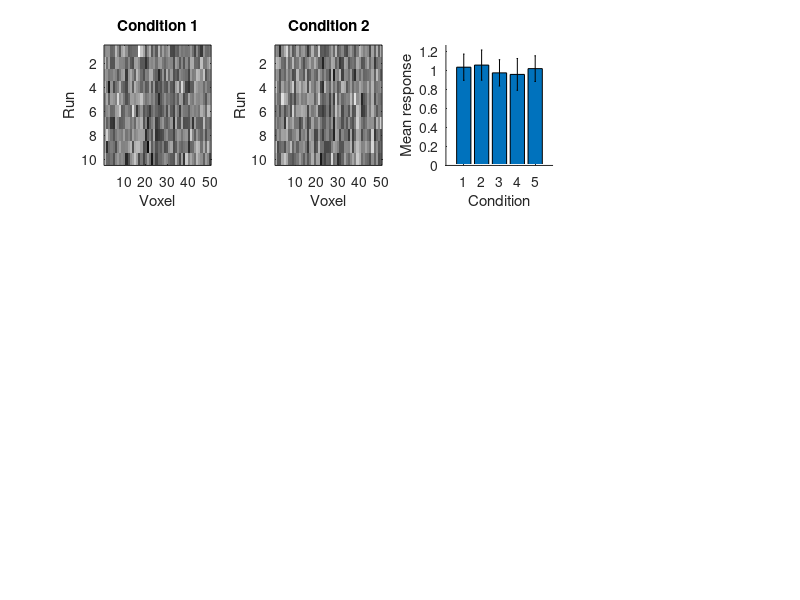

Source code (MATLAB): (Note: this script raises an error after producing the figure.)
%% MRI Classification Tutorial ------------
% 
% by j freeman for CSHL, 2012
%
addpath('dependencies_fMRI_Classification_Tutorial');
%%-----------------------------------------
%%
% fMRI data are inherently multivariate. We typically measure the BOLD
% response to several different conditions (e.g. orientations, objects) in
% a large number of voxels. We want to establish a statistical dependency
% between the conditions and the voxel responses. 
%
% Traditional analyses ("mass-univariate") separately estimate the response
% of each voxel to each condition using a general linear model (see
% ER_fMRI_Tutorial.m). fMRI responses are noisy, so the response of any
% individual voxel will rarely distinguish robustly between even a pair of
% conditions (let alone several conditions). One way to combat noise is to
% average the responses of many voxels together. If a large continugous
% group of voxels all differentially respond to one condition over another,
% their mean response may reliably differ between the two conditions. This
% is the basis for "ROI" analyses, as well as mass-univariate analyses that
% incoroproate spatial contiguity.
%
% But if the preferences are distributed, with each voxel showing a
% slightly different bias for one condition or another, we need statistical
% tests that pool all of these signals together to establish a dependency
% between the condition and the *pattern* of responses. This is the basis
% for "multivariate analyses".
%
% For the purposes of this tutorial, we'll assume that we have already
% obtained a response amplitude to each condition from each voxel by
% performing standard event-related analyses. And we'll additionally assume
% that for each voxel and condition, we've obtained responses across
% multiple independent runs. We'll generate fake data with this form, show
% why univariate anlayses are ineffecitve, and show how to run a simple
% classification analyses and do some statistics on the output. Note that
% all of the techniques described below could be applied nearly identically
% to populations of neural responses -- see Rust and DiCarlo, Neuron, 2012
% for a useful review.
%%
clear all
clf

% set some constants for the data:
V = 50; % number of voxels (default = 50)
R = 10; % number of runs (default = 10)
C = 5; % number of conditions (default = 5)
sigma = 0.5; % noise of fMRI response amplitude estimates (default = 0.5)

% set some parameters for the analysis
k = 10; % number of folds for cross-validation
nBoot = 10; % number of bootstraps (anything above 100 will be too slow!)
nPerm = 100; % number of permutations for randomization test

%%
% Each condition evokes the same mean response, with a fixed but
% essentially arbitrary pattern of responses across the voxels
mnVal = 1; % mean response
pattern_nc = rand(V,C)+(mnVal-0.5); % voxel patterns

% The responses in each run are given by the fixed voxel-by-condition
% pattern plus additive gaussian noise The complete data matrix is RxVxC --
% runs by voxels by conditions
data_rvc  = zeros(R,V,C);
for iR=1:R
    data_rvc(iR,:,:) = pattern_nc + randn(V,C)*sigma; % add noise
end

%%
% Look at the voxel-by-run patterns for the first two conditions. The
% responses on each run should look like a noisy version of the common
% pattern. Try turning the noise (sigma) down to see more clearly that the
% two patterns are distinct.
subplot(3,4,1);
imagesc(data_rvc(:,:,1),[min(data_rvc(:)) max(data_rvc(:))]);
xlabel('Voxel');
ylabel('Run');
title('Condition 1');
subplot(3,4,2);
imagesc(squeeze(data_rvc(:,:,2)),[min(data_rvc(:)) max(data_rvc(:))]);
xlabel('Voxel');
ylabel('Run');
title('Condition 2');
colormap(gray);

% The mean response (across voxels and runs) does not distinguish well
% between the different conditions.
subplot(3,4,3);
mn = [squeeze(mean(mean(data_rvc,1),2))]; % mean response to each condition
err = [squeeze(std(mean(data_rvc,2)))]; % standard deviation across runs
bar(mn); hold on;
h = errorbar([1:C],mn,2*err,2*err,'k'); hold off;
set(h,'LineStyle','none');
ylim([0 max(mn)*1.2]);
xlabel('Condition');
ylabel('Mean response');
box off;
xlim([0 C+1]);

%%
% For a few individual voxels, look at the distribution of responses to the
% first two conditions. For some voxels the distributions are nearly
% identical, for others they are more separate, but in each case there is
% substantial overlap.
b_resp = 10; % bin width for response histograms
for iVox=1:3
    mnVal = min(vector(data_rvc(:,iVox,:)));
    mxVal = max(vector(data_rvc(:,iVox,:)));
    bins = linspace(mnVal,mxVal,b_resp);
    h1 = hist(data_rvc(:,iVox,1),bins); % histogram for condition 1
    h2 = hist(data_rvc(:,iVox,2),bins); % histogram for condition 2
    subplot(3,4,4+iVox);
    plot(bins,h1/sum(h1*1/b_resp),'b--'); hold on; 
    plot(bins,h2/sum(h2*1/b_resp),'r--'); hold off;
    xlabel(sprintf('Voxel %g response',iVox));
    ylabel('Probability');
    box off;
end
%%
% One way to quantify the distinctiveness of these distributions is to ask
% how well we could use the response distributions estimated on one set
% of data to predict condition identity from novel responses. To make that
% precise, we'll fit a simple model to each response distributions -- a
% gaussian -- using data from all but the last run. In 1-D, we just need
% the mean and standard deviation.
b_fit = 100; % bin width for gaussian evaluation
for iV=1:3
    mnVal = min(vector(data_rvc(:,iV,:)));
    mxVal = max(vector(data_rvc(:,iV,:)));
    x_vals = linspace(mnVal,mxVal,b_fit);
    mn_1(iV) = mean(data_rvc(1:R-1,iV,1)); % get the condition 1 mean
    std_dev_1(iV) = std(data_rvc(1:R-1,iV,1)); % get the condition 1 std
    h1_fit = normpdf(x_vals,mn_1(iV),std_dev_1(iV)); % evaluate the gaussian
    mn_2(iV) = mean(data_rvc(1:R-1,iV,2)); % same for condition 2...
    std_dev_2(iV) = std(data_rvc(1:R-1,iV,2));
    h2_fit = normpdf(x_vals,mn_2(iV),std_dev_2(iV));
    subplot(3,4,4+iV);
    hold on;
    plot(x_vals,h1_fit/sum(h1_fit*1/b_fit),'b');
    plot(x_vals,h2_fit/sum(h2_fit*1/b_fit),'r'); hold off
    box off;
end

%%
% To estimate our prediction accuracy, we take a novel response that was
% not used to fit the gaussians, and ask whether it's more likely under the
% first or second gaussian
fprintf('\r1-D classification... \r');
for iV=1:3
    % for each voxel, compute the probability of a novel response from
    % condition 1 under the two different gaussians
    prob_1 = normpdf(data_rvc(R,iV,1),mn_1(iV),std_dev_1(iV));
    prob_2 = normpdf(data_rvc(R,iV,1),mn_2(iV),std_dev_2(iV));
    % compare the probabilities (it's usually easier to compare the logs
    % because they are more numerically stable when probabilities become
    % small)
    if log(prob_1) > log(prob_2)
        fprintf('Voxel %g says condition 1\r',iV);  
    else
        fprintf('Voxel %g says condition 2\r',iV); 
    end
end
%%
% One voxel at a time wasn't very useful. Let's look at the *joint*
% response of two voxels. Fit a 2-D gaussian to each condition's response
% distribution. As before, we'll predict the condition of a novel *pair* of
% voxel responses by computing probability under the gaussians.
fprintf('\r2-D classification... \r');
voxPairs = [1 2; 1 3; 2 3];
for iVp=1:3
    subplot(3,4,8+iVp);
    vox1 = voxPairs(iVp,1);
    vox2 = voxPairs(iVp,2);
    plot(data_rvc(:,vox1,1),data_rvc(:,vox2,1),'.'); 
    hold on; 
    plot(data_rvc(:,vox1,2),data_rvc(:,vox2,2),'.r');  
    hold off
    mn_1 = mean(data_rvc(:,[vox1 vox2],1)); % condition 1 mean 
    cov_1 = cov(data_rvc(:,[vox1 vox2],1)); % condition 1 cov matrix
    mn_2 = mean(data_rvc(:,[vox1 vox2],2)); % condition 2 mean
    cov_2 = cov(data_rvc(:,[vox1 vox2],2)); % condition 2 cov matrix
    drawEllipse(mn_1,cov_1,'b'); % plot the 1 SD contours of the gaussians
    drawEllipse(mn_2,cov_2,'r');
    xlabel(sprintf('Voxel %g response',voxPairs(iVp,1)));
    ylabel(sprintf('Voxel %g response',voxPairs(iVp,2)));
    box off;
    % compare the probability of a novel response from condition 1 under
    % the two different gaussians
    prob_1 = mvnpdf(data_rvc(R,[vox1 vox2],1),mn_1,cov_1);
    prob_2 = mvnpdf(data_rvc(R,[vox1 vox2],1),mn_2,cov_2);
    if log(prob_1) > log(prob_2)
        fprintf('Voxel pair %g says condition 1\r',iVp);
    else
        fprintf('Voxel pair %g says condition 2\r',iVp);
    end
end
% Try running the tutorial up to this point multiple times. In many cases,
% the 2-D distributions should appear more reliably distinct than they did
% in 1-D. There are several possible behaviors here. If the biases for two
% individual voxels are small but present, they will be more
% distinguishable when looking at them jointly. If the bias is only present
% in one voxel or another, we will get the right answer by looking at both.
% We don't need to pick the *right* one ahead of time.
%
%%
% We actually have V voxels. Rather than just look at each one, or each
% pair, we would like to look at all at once. For our full data set, the
% set of responses (across runs) to a particular condition is a cloud of
% points in a V-dimensional space, where each dimension is a voxel.
% Different conditions yield different clouds. We cannot visualize this
% space, but we can use the same procedure as above to carve up the space
% and make predictions about novel responses -- fit a V-Dimensional
% gaussian to each condition, and compute the probability of each novel
% response under the different Gaussians. That's exactly what the matlab
% function "classify.m" does! Let's use it.
%
% It's important that we fit our gaussians ("train") using one set of
% responses, and make predictions ("test") using novel data. This is called
% cross-validation.

% Create a CxR matrix of condition labels for each condition and run
labels_rc = repmat([1:C],[R 1]);

% Use the very helpful built-in function "cvpartition.m" to split the data
% into multiple training / testing sets. We'll use k-fold cross-validation,
% we means we divide our runs into k distinct subsets. We train on k-1 and
% test on the held out set.
cv = cvpartition(1:R,'Kfold',k);

% We just made an object (cv) that contains vectors of indices for each
% training / testing set. Type cv.traning(1) and cv.testing(1) to see the
% run indices for the first training / testing set.

%%
% Create an empty matrix to store the classification output
confMat = zeros(C,C,cv.NumTestSets);

% Now loop over the k training / testing sets
for icv=1:cv.NumTestSets
    % get the indices for the training runs
    trIdx = cv.training(icv);
    % get the indices for the testing runs
    teIdx = cv.test(icv);
    % these are the responses from the training and testing runs
    train_data = reshape(data_rvc(trIdx,:,:),[cv.TrainSize(icv)*C V]);
    test_data = reshape(data_rvc(teIdx,:,:),[cv.TestSize(icv)*C V]);
    % and these are the labels
    train_labels = reshape(labels_rc(trIdx,:),[cv.TrainSize(icv)*C 1]);
    test_labels = reshape(labels_rc(teIdx,:),[cv.TestSize(icv)*C 1]);
    % the "classify.m" function takes as input a matrix of test data, a
    % matrix of training data, and a vector of labels. With the option
    % 'diagLinear', it uses the training data to fit the distribution of
    % responses in each condition with a multivariate gaussian, and then
    % evaluates the relative probability of each of the responses in the
    % test data in order to assign a label to them -- just as we did before
    % in 1-D and 2-D. look inside to see more details...
    est_labels = classify(test_data,train_data,train_labels,'diagLinear');
    % store the results in a "confusion matrix" that collects the fraction
    % of time each "true" condition was classified as one of the possible
    % estimated conditions
    for iC_1=1:C
        for iC_2=1:C
            confMat(iC_1,iC_2,icv) = sum(test_labels==iC_1 & est_labels==iC_2);
        end
    end
end

% average the confusion matrix across all the k cross-validation splits
confMat = sum(confMat,3)/sum(cv.TestSize);
% the "accuracy", or percent correct, is the frequency with which the true
% response was correctly categorized -- the diagonal of the confusion
% matrix
acc = mean(diag(confMat));

% plot the confusion matrix from the classification. if we are doing well,
% the bright squares should be along the main diagonal.
subplot(3,4,4);
imagesc(confMat,[0 1]);
title(sprintf('Accuracy is %g',acc));
xlabel('True class');
ylabel('Estimated class');

% IMPORTANT NOTE: With the 'diagLinear' option, the classify function fits
% an isotropic gaussian to each condition's response distribution -- an
% isotropic gaussian can have a different variance in each direction, but
% the covariances (correlations) are assumed to be 0. In general, we expect
% voxel responses to be correlated. But we rarely have enough data to
% reliably estimate the correlations. A classifier that ignores the
% correlations reflects a lower bound on performance (it will always do
% worse than a classifier that knew about the correlations).

%%
% We can use simple resampling and randomization procedures to obtain
% statistical information about our classifier.

% How does the classifier performance vary as a function of the number of
% voxels included in the analysis? Loop over all possible number of voxels,
% and for each, grab several different random combniations of voxels and do
% the classification. We'll use a wrapper "crossValClassify.m" that
% collects some of the above into a single function. 
% WARNING: This part might be slow
acc_boot = zeros(V,nBoot);
for iBoot=1:nBoot
    for iV=1:V
        % get a random sample of voxels
        rndInds = randperm(V); 
        rndInds = rndInds(1:iV);
        % do the classification (we just need the accuracy)
        [~, acc_boot(iV,iBoot)] = crossValClassify(data_rvc(:,rndInds,:),labels_rc,k);
    end
end
subplot(3,4,8);
plot([1:V],prctile(acc_boot,50,2),'k','LineWidth',4); hold on;
plot([1:V],prctile(acc_boot,[5 95],2),'k'); hold off;
drawHorzLine(1/C,'k',':');
ylim([0 1.1]);
xlim([0 V]);
xlabel('Number of voxels included');
ylabel('Accuracy');
box off;

% Often, we will be comparing classificaiton across multiple brain areas
% that differ in their voxel counts (or the number of neurons, for
% physiology data sets). The above clearly shows that we should compare
% classification accuracy only after matching for the number of voxels!
%%
% Is our classification reliably above chance? Our null hypothesis is that
% there is no relationship between the identity of each condition and the
% responses on that condition. Can we reject the null? To simulate the
% distribution of classification under the null hypothesis, we'll classify
% our data several times, each time randomly permuting the condition labels
% on the training data.
acc_permuted = zeros(1,nPerm);
for iPerm=1:nPerm
    [~, acc_permuted(iPerm)] = crossValClassify(data_rvc,labels_rc,k,1);
end
% compute a p value as the fraction of the null distribution greater than
% the accuracy we observed on the real (unpermuted) data
pVal = sum(acc<acc_permuted)/nPerm;
subplot(3,4,12);
bins = linspace(0,1,25);
h = hist(acc_permuted,bins);
bar(bins,h/sum(h)); shading flat;
drawVertLine(acc);
drawVertLine(1/C,'k',':');
xlim([-0.1 1.1]);
box off;
xlabel('Accuracy');
ylabel('Frequency');
title(sprintf('P value is %g',pVal))

%%
% Now go back and run the script with different parameters!

% If you jack up the noise (to 1) or the number of conditions (to 20), or
% both, you should find that classification accuracy starts to take a hit.
% But you can recover it somewhat by either increasing the number of runs
% (try 40) or increasing the number of voxels (try 300).